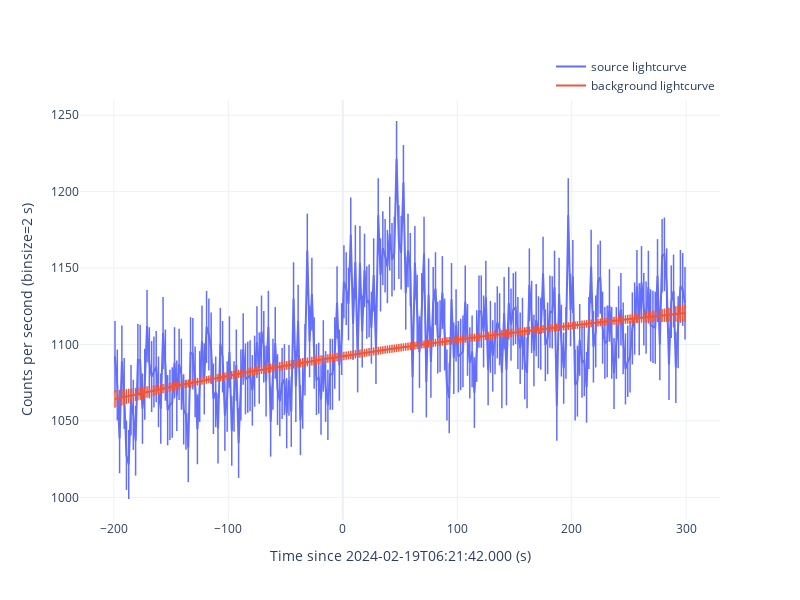
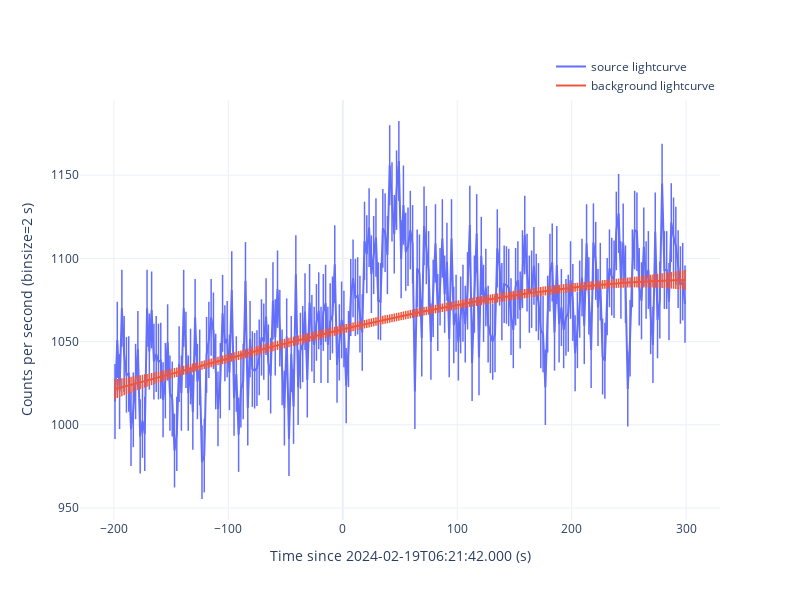

Write notebook code for charts like these, in order.
### Code cell
for det in ['n9', 'na']:
    gbm_tte = gbmTTE(gbm_rtv.rtv_res['tte'][det])
    gbm_tte.timezero = fermi_met
    gbm_tte.filter_time([-200, 300])
    gbm_tte.filter_energy([10, 1000])

    print(msg_format(f'extract light curve for {det}'))
    
    gbm_tte.lc_binsize = 2
    gbm_tte.extract_curve(savepath=f'./{det}/curve', show=True)

### Figure 1 — Plotly figure (JSON) as saved in the notebook; plotly's stock layout.template omitted (floating-point values rounded to 4 significant figures; data arrays with more than 128 entries replaced by an {"elided": "..."} marker saying what was removed)
{"data": [{"error_y": {"array": {"elided": "250 float values"}, "thickness": 1.5, "type": "data", "width": 0}, "marker": {"size": 0, "symbol": "cross-thin"}, "mode": "lines+markers", "name": "source lightcurve", "showlegend": true, "type": "scatter", "x": {"elided": "250 int values"}, "y": {"elided": "250 float values"}}, {"error_y": {"array": {"elided": "250 float values"}, "thickness": 1.5, "type": "data", "width": 0}, "marker": {"size": 0, "symbol": "cross-thin"}, "mode": "lines+markers", "name": "background lightcurve", "showlegend": true, "type": "scatter", "x": {"elided": "250 int values"}, "y": {"elided": "250 float values"}}], "layout": {"height": 600, "legend": {"x": 1, "xanchor": "right", "y": 1, "yanchor": "bottom"}, "width": 800, "xaxis": {"title": {"text": "Time since 2024-02-19T06:21:42.000 (s)"}}, "yaxis": {"title": {"text": "Counts per second (binsize=2 s)"}}}}

### Figure 2 — Plotly figure (JSON) as saved in the notebook; plotly's stock layout.template omitted (floating-point values rounded to 4 significant figures; data arrays with more than 128 entries replaced by an {"elided": "..."} marker saying what was removed)
{"data": [{"error_y": {"array": {"elided": "250 float values"}, "thickness": 1.5, "type": "data", "width": 0}, "marker": {"size": 0, "symbol": "cross-thin"}, "mode": "lines+markers", "name": "source lightcurve", "showlegend": true, "type": "scatter", "x": {"elided": "250 int values"}, "y": {"elided": "250 float values"}}, {"error_y": {"array": {"elided": "250 float values"}, "thickness": 1.5, "type": "data", "width": 0}, "marker": {"size": 0, "symbol": "cross-thin"}, "mode": "lines+markers", "name": "background lightcurve", "showlegend": true, "type": "scatter", "x": {"elided": "250 int values"}, "y": {"elided": "250 float values"}}], "layout": {"height": 600, "legend": {"x": 1, "xanchor": "right", "y": 1, "yanchor": "bottom"}, "width": 800, "xaxis": {"title": {"text": "Time since 2024-02-19T06:21:42.000 (s)"}}, "yaxis": {"title": {"text": "Counts per second (binsize=2 s)"}}}}
